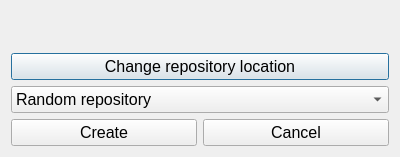
<?xml version="1.0" encoding="UTF-8"?>
<ui version="4.0">
 <class>CreateRepository</class>
 <widget class="QDialog" name="CreateRepository">
  <property name="geometry">
   <rect>
    <x>0</x>
    <y>0</y>
    <width>400</width>
    <height>157</height>
   </rect>
  </property>
  <property name="font">
   <font>
    <pointsize>12</pointsize>
   </font>
  </property>
  <property name="windowTitle">
   <string>New Repository</string>
  </property>
  <layout class="QGridLayout" name="gridLayout">
   <item row="0" column="0">
    <layout class="QVBoxLayout" name="verticalLayout">
     <item>
      <widget class="QLabel" name="path">
       <property name="text">
        <string/>
       </property>
      </widget>
     </item>
     <item>
      <widget class="QPushButton" name="selectPath">
       <property name="text">
        <string>Change repository location</string>
       </property>
      </widget>
     </item>
    </layout>
   </item>
   <item row="1" column="0">
    <widget class="QComboBox" name="type">
     <item>
      <property name="text">
       <string>Random repository</string>
      </property>
     </item>
     <item>
      <property name="text">
       <string>Non-repeating repository</string>
      </property>
     </item>
     <item>
      <property name="text">
       <string>Intelligent repository</string>
      </property>
     </item>
    </widget>
   </item>
   <item row="2" column="0">
    <layout class="QHBoxLayout" name="horizontalLayout">
     <property name="spacing">
      <number>6</number>
     </property>
     <item>
      <widget class="QPushButton" name="create">
       <property name="text">
        <string>Create</string>
       </property>
      </widget>
     </item>
     <item>
      <widget class="QPushButton" name="cancel">
       <property name="text">
        <string>Cancel</string>
       </property>
      </widget>
     </item>
    </layout>
   </item>
  </layout>
 </widget>
 <resources/>
 <connections/>
</ui>
